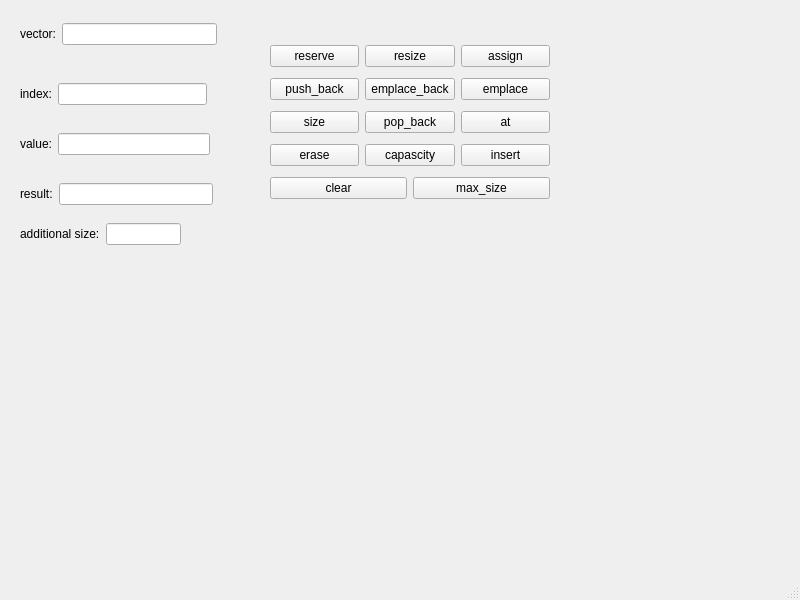
<?xml version="1.0" encoding="UTF-8"?>
<ui version="4.0">
 <class>MainWindow</class>
 <widget class="QMainWindow" name="MainWindow">
  <property name="geometry">
   <rect>
    <x>0</x>
    <y>0</y>
    <width>800</width>
    <height>600</height>
   </rect>
  </property>
  <property name="windowTitle">
   <string>MainWindow</string>
  </property>
  <widget class="QWidget" name="centralwidget">
   <widget class="QWidget" name="">
    <property name="geometry">
     <rect>
      <x>270</x>
      <y>40</y>
      <width>280</width>
      <height>166</height>
     </rect>
    </property>
    <layout class="QVBoxLayout" name="verticalLayout">
     <item>
      <layout class="QHBoxLayout" name="horizontalLayout">
       <item>
        <widget class="QPushButton" name="reserveButton">
         <property name="text">
          <string>reserve</string>
         </property>
        </widget>
       </item>
       <item>
        <widget class="QPushButton" name="resizeButton">
         <property name="text">
          <string>resize</string>
         </property>
        </widget>
       </item>
       <item>
        <widget class="QPushButton" name="assignButton">
         <property name="text">
          <string>assign</string>
         </property>
        </widget>
       </item>
      </layout>
     </item>
     <item>
      <layout class="QHBoxLayout" name="horizontalLayout_2">
       <item>
        <widget class="QPushButton" name="push_backButton">
         <property name="text">
          <string>push_back</string>
         </property>
        </widget>
       </item>
       <item>
        <widget class="QPushButton" name="empalce_backButton">
         <property name="text">
          <string>emplace_back</string>
         </property>
        </widget>
       </item>
       <item>
        <widget class="QPushButton" name="emplaceButton">
         <property name="text">
          <string>emplace</string>
         </property>
        </widget>
       </item>
      </layout>
     </item>
     <item>
      <layout class="QHBoxLayout" name="horizontalLayout_3">
       <item>
        <widget class="QPushButton" name="sizeButton">
         <property name="text">
          <string>size</string>
         </property>
        </widget>
       </item>
       <item>
        <widget class="QPushButton" name="pop_backButton">
         <property name="text">
          <string>pop_back</string>
         </property>
        </widget>
       </item>
       <item>
        <widget class="QPushButton" name="atButton">
         <property name="text">
          <string>at</string>
         </property>
        </widget>
       </item>
      </layout>
     </item>
     <item>
      <layout class="QHBoxLayout" name="horizontalLayout_5">
       <item>
        <widget class="QPushButton" name="eraseButton">
         <property name="text">
          <string>erase</string>
         </property>
        </widget>
       </item>
       <item>
        <widget class="QPushButton" name="capacityButton">
         <property name="text">
          <string>capascity</string>
         </property>
        </widget>
       </item>
       <item>
        <widget class="QPushButton" name="insertButton">
         <property name="text">
          <string>insert</string>
         </property>
        </widget>
       </item>
      </layout>
     </item>
     <item>
      <layout class="QHBoxLayout" name="horizontalLayout_4">
       <item>
        <widget class="QPushButton" name="clearButton">
         <property name="text">
          <string>clear</string>
         </property>
        </widget>
       </item>
       <item>
        <widget class="QPushButton" name="max_sizeButton">
         <property name="text">
          <string>max_size</string>
         </property>
        </widget>
       </item>
      </layout>
     </item>
    </layout>
   </widget>
   <widget class="QWidget" name="">
    <property name="geometry">
     <rect>
      <x>20</x>
      <y>180</y>
      <width>193</width>
      <height>28</height>
     </rect>
    </property>
    <layout class="QHBoxLayout" name="horizontalLayout_7">
     <item>
      <widget class="QLabel" name="label_4">
       <property name="text">
        <string>result:</string>
       </property>
      </widget>
     </item>
     <item>
      <widget class="QLineEdit" name="resultEdit">
       <property name="readOnly">
        <bool>true</bool>
       </property>
      </widget>
     </item>
    </layout>
   </widget>
   <widget class="QWidget" name="">
    <property name="geometry">
     <rect>
      <x>20</x>
      <y>20</y>
      <width>197</width>
      <height>28</height>
     </rect>
    </property>
    <layout class="QHBoxLayout" name="horizontalLayout_8">
     <item>
      <widget class="QLabel" name="label">
       <property name="text">
        <string>vector:</string>
       </property>
      </widget>
     </item>
     <item>
      <widget class="QLineEdit" name="vectorEdit">
       <property name="readOnly">
        <bool>true</bool>
       </property>
      </widget>
     </item>
    </layout>
   </widget>
   <widget class="QWidget" name="">
    <property name="geometry">
     <rect>
      <x>20</x>
      <y>80</y>
      <width>187</width>
      <height>28</height>
     </rect>
    </property>
    <layout class="QHBoxLayout" name="horizontalLayout_9">
     <item>
      <widget class="QLabel" name="label_2">
       <property name="text">
        <string>index:</string>
       </property>
      </widget>
     </item>
     <item>
      <widget class="QLineEdit" name="indexEdit"/>
     </item>
    </layout>
   </widget>
   <widget class="QWidget" name="">
    <property name="geometry">
     <rect>
      <x>20</x>
      <y>130</y>
      <width>190</width>
      <height>28</height>
     </rect>
    </property>
    <layout class="QHBoxLayout" name="horizontalLayout_10">
     <item>
      <widget class="QLabel" name="label_3">
       <property name="text">
        <string>value:</string>
       </property>
      </widget>
     </item>
     <item>
      <widget class="QLineEdit" name="valueEdit"/>
     </item>
    </layout>
   </widget>
   <widget class="QWidget" name="">
    <property name="geometry">
     <rect>
      <x>20</x>
      <y>220</y>
      <width>161</width>
      <height>28</height>
     </rect>
    </property>
    <layout class="QHBoxLayout" name="horizontalLayout_11">
     <item>
      <widget class="QLabel" name="label_6">
       <property name="text">
        <string>additional size:</string>
       </property>
      </widget>
     </item>
     <item>
      <widget class="QLineEdit" name="forresizeEdit"/>
     </item>
    </layout>
   </widget>
  </widget>
  <widget class="QMenuBar" name="menubar">
   <property name="geometry">
    <rect>
     <x>0</x>
     <y>0</y>
     <width>800</width>
     <height>23</height>
    </rect>
   </property>
  </widget>
  <widget class="QStatusBar" name="statusbar"/>
 </widget>
 <resources/>
 <connections/>
</ui>
